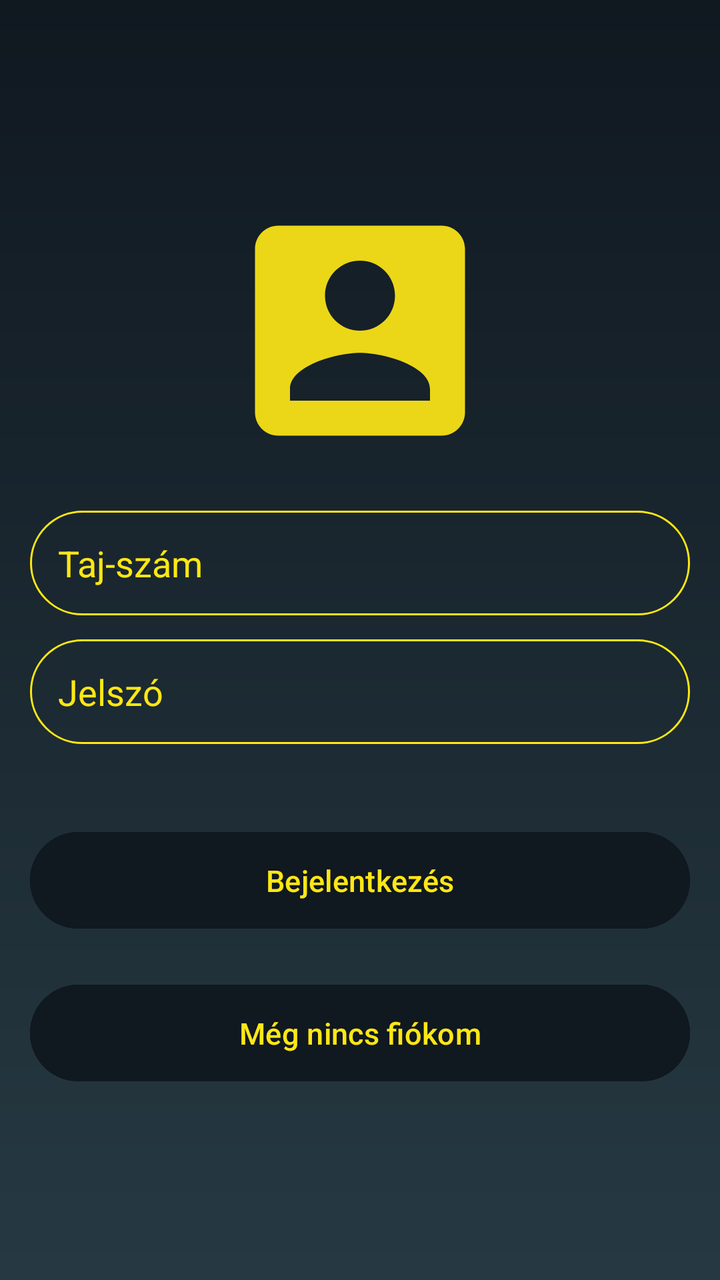
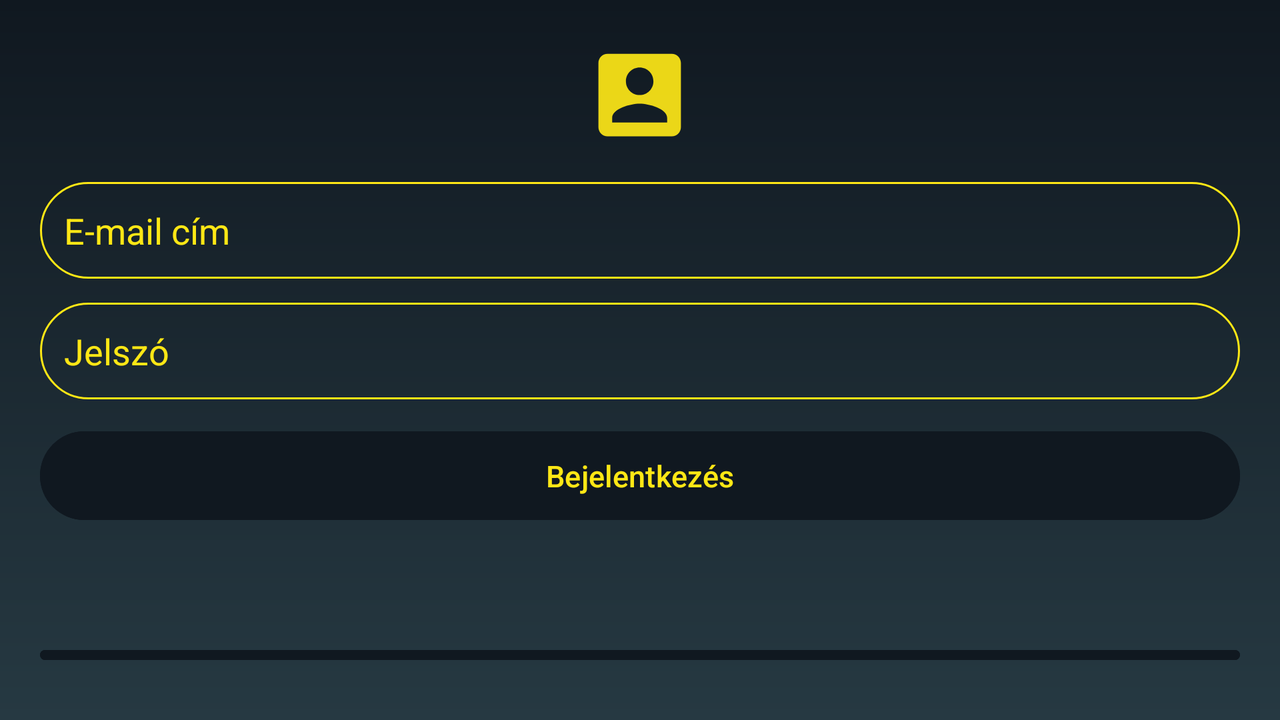

The same Android screen from two of the app's own layout files: first res/layout/ as a phone draws it, then the repository's variant for another configuration, drawn on a device whose configuration selects that folder. Both files follow.
<!-- AndroidManifest.xml: application theme Theme.AppointmentApp -->
<!-- res/layout/activity_login.xml -->
<?xml version="1.0" encoding="utf-8"?>
<RelativeLayout xmlns:android="http://schemas.android.com/apk/res/android"
    xmlns:app="http://schemas.android.com/apk/res-auto"
    xmlns:tools="http://schemas.android.com/tools"
    android:id="@+id/login"
    android:layout_width="match_parent"
    android:layout_height="match_parent"
    android:gravity="center"
    android:padding="15dp"
    android:background="@drawable/login_background"
    tools:context=".LoginActivity"
    >

    <LinearLayout
        android:layout_width="match_parent"
        android:layout_height="wrap_content"
        android:gravity="center"
        android:orientation="vertical">

        <ImageView
            android:layout_width="140dp"
            android:layout_height="140dp"
            android:src="@drawable/icon_account_box">
        </ImageView>

        <EditText
            android:layout_width="match_parent"
            android:layout_height="wrap_content"
            android:layout_marginTop="20dp"
            android:hint="@string/taj"
            android:textColor="@color/yellow"
            android:textColorHint="@color/yellow"
            android:background="@drawable/rounded_edit_text_bg"
            android:padding="14dp"
            android:inputType="text"
            android:id="@+id/logTajEditText">
        </EditText>

        <EditText
            android:layout_width="match_parent"
            android:layout_height="wrap_content"
            android:layout_marginTop="12dp"
            android:hint="@string/pass"
            android:textColor="@color/yellow"
            android:textColorHint="@color/yellow"
            android:background="@drawable/rounded_edit_text_bg"
            android:padding="14dp"
            android:inputType="textPassword"
            android:id="@+id/logPassEditText">
        </EditText>

        <Button
            android:layout_width="match_parent"
            android:layout_height="wrap_content"
            android:layout_marginTop="40dp"
            android:text="@string/login"
            android:textColor="@color/yellow"
            android:backgroundTint="@color/dark"
            android:padding="14dp"
            android:textSize="15sp"
            android:id="@+id/logButton"
            android:onClick="executeLog"
            >
        </Button>

        <Button
            android:layout_width="match_parent"
            android:layout_height="wrap_content"
            android:layout_marginTop="20dp"
            android:text="@string/goToReg"
            android:textColor="@color/yellow"
            android:backgroundTint="@color/dark"
            android:padding="14dp"
            android:textSize="15sp"
            android:id="@+id/goToRegButton"
            android:onClick="goToReg"
            >
        </Button>

    </LinearLayout>
</RelativeLayout>
<!-- resources referenced by this layout -->
<resources>
  <color name="dark">#101820</color>
  <color name="yellow">#FEE715</color>
  <!-- drawable icon_account_box (drawable) -->
  <vector xmlns:android="http://schemas.android.com/apk/res/android" android:alpha="0.92" android:height="100dp" android:tint="#FEE715" android:viewportHeight="24" android:viewportWidth="24" android:width="100dp">
        
      <path android:fillColor="@android:color/white" android:pathData="M3,5v14c0,1.1 0.89,2 2,2h14c1.1,0 2,-0.9 2,-2L21,5c0,-1.1 -0.9,-2 -2,-2L5,3c-1.11,0 -2,0.9 -2,2zM15,9c0,1.66 -1.34,3 -3,3s-3,-1.34 -3,-3 1.34,-3 3,-3 3,1.34 3,3zM6,17c0,-2 4,-3.1 6,-3.1s6,1.1 6,3.1v1L6,18v-1z"/>
      
  </vector>
  <!-- drawable login_background (drawable) -->
  <?xml version="1.0" encoding="utf-8"?>
  <shape xmlns:android="http://schemas.android.com/apk/res/android">
      <gradient
          android:type="linear"
          android:angle="100"
          android:startColor="#101820"
      android:endColor="#263942" />
  
      <LinearLayout
          android:layout_width="match_parent"
          android:layout_height="wrap_content"
          android:gravity="center"
          ></LinearLayout>
  
  
  </shape>
  <!-- drawable rounded_edit_text_bg (drawable) -->
  <?xml version="1.0" encoding="utf-8"?>
  <shape xmlns:android="http://schemas.android.com/apk/res/android"
      android:shape="rectangle">
      <corners android:radius="26dp"/>
      <stroke android:width="1dip" android:color="@color/yellow"/>
  
  </shape>
  <string name="goToReg">Még nincs fiókom</string>
  <string name="login">Bejelentkezés</string>
  <string name="pass">Jelszó</string>
  <string name="taj">Taj-szám</string>
  <style name="Theme.AppointmentApp" parent="Base.Theme.AppointmentApp" />
  <style name="Base.Theme.AppointmentApp" parent="Theme.Material3.DayNight.NoActionBar">
          
          
      </style>
</resources>
<!-- res/layout-land/activity_login.xml (the repository's variant of the layout above) -->
<!-- drawn on the phone turned sideways -->
<?xml version="1.0" encoding="utf-8"?>
<RelativeLayout xmlns:android="http://schemas.android.com/apk/res/android" xmlns:app="http://schemas.android.com/apk/res-auto" xmlns:tools="http://schemas.android.com/tools" android:id="@+id/login" android:layout_width="match_parent" android:layout_height="match_parent" android:gravity="center" android:padding="20dp" android:background="@drawable/login_background" tools:context=".activity.LoginActivity">

    <LinearLayout
        android:layout_width="1666dp"
        android:layout_height="1300dp"
        android:gravity="center"
        android:orientation="vertical">

        <ImageView
            android:layout_width="55dp"
            android:layout_height="55dp"
            android:layout_marginBottom="10dp"
            android:id="@+id/icon"
            android:src="@drawable/icon_account_box" />

        <EditText
            android:id="@+id/logEmailEditText"
            android:layout_width="match_parent"
            android:layout_height="wrap_content"
            android:layout_marginTop="6dp"
            android:layout_marginBottom="6dp"
            android:background="@drawable/rounded_edit_text_bg"
            android:hint="@string/email"
            android:inputType="textEmailAddress"
            android:padding="12dp"
            android:textColor="@color/yellow"
            android:textColorHint="@color/yellow" />


        <EditText
            android:id="@+id/logPassEditText"
            android:layout_width="match_parent"
            android:layout_height="wrap_content"
            android:layout_marginTop="6dp"
            android:layout_marginBottom="6dp"
            android:background="@drawable/rounded_edit_text_bg"
            android:hint="@string/pass"
            android:inputType="textPassword"
            android:padding="12dp"
            android:textColor="@color/yellow"
            android:textColorHint="@color/yellow" />

        <Button
            android:id="@+id/logButton"
            android:layout_width="match_parent"
            android:layout_height="wrap_content"
            android:layout_marginTop="6dp"
            android:layout_marginBottom="6dp"
            android:backgroundTint="@color/dark"
            android:onClick="executeLogButton"
            android:padding="12dp"
            android:text="@string/login"
            android:textColor="@color/yellow"
            android:textSize="15sp" />

        <ImageView
            android:layout_width="46dp"
            android:layout_height="45dp"
            android:clickable="true"
            android:onClick="googleLoginButton"
            android:src="@drawable/google_icon_logo">

        </ImageView>

        <Button
            android:id="@+id/goToRegButton"
            android:layout_width="match_parent"
            android:layout_height="wrap_content"
            android:layout_marginTop="6dp"
            android:layout_marginBottom="6dp"
            android:backgroundTint="@color/dark"
            android:onClick="goToReg"
            android:padding="12dp"
            android:text="@string/goToReg"
            android:textColor="@color/yellow"
            android:textSize="15sp" />
    </LinearLayout>
</RelativeLayout>
<!-- resources referenced by the variant -->
<!-- as the phone turned sideways resolves them -->
<resources>
  <color name="dark">#101820</color>
  <color name="yellow">#FEE715</color>
  <!-- drawable icon_account_box (drawable) -->
  <vector xmlns:android="http://schemas.android.com/apk/res/android" android:alpha="0.92" android:height="100dp" android:tint="#FEE715" android:viewportHeight="24" android:viewportWidth="24" android:width="100dp">
        
      <path android:fillColor="@android:color/white" android:pathData="M3,5v14c0,1.1 0.89,2 2,2h14c1.1,0 2,-0.9 2,-2L21,5c0,-1.1 -0.9,-2 -2,-2L5,3c-1.11,0 -2,0.9 -2,2zM15,9c0,1.66 -1.34,3 -3,3s-3,-1.34 -3,-3 1.34,-3 3,-3 3,1.34 3,3zM6,17c0,-2 4,-3.1 6,-3.1s6,1.1 6,3.1v1L6,18v-1z"/>
      
  </vector>
  <!-- drawable login_background (drawable) -->
  <?xml version="1.0" encoding="utf-8"?>
  <shape xmlns:android="http://schemas.android.com/apk/res/android">
      <gradient
          android:type="linear"
          android:angle="100"
          android:startColor="#101820"
      android:endColor="#263942" />
  
      <LinearLayout
          android:layout_width="match_parent"
          android:layout_height="wrap_content"
          android:gravity="center"
          ></LinearLayout>
  
  
  </shape>
  <!-- drawable rounded_edit_text_bg (drawable) -->
  <?xml version="1.0" encoding="utf-8"?>
  <shape xmlns:android="http://schemas.android.com/apk/res/android"
      android:shape="rectangle">
      <corners android:radius="26dp"/>
      <stroke android:width="1dip" android:color="@color/yellow"/>
  
  </shape>
  <string name="email">E-mail cím</string>
  <string name="goToReg">Még nincs fiókom</string>
  <string name="login">Bejelentkezés</string>
  <string name="pass">Jelszó</string>
  <style name="Theme.AppointmentApp" parent="Base.Theme.AppointmentApp" />
  <style name="Base.Theme.AppointmentApp" parent="Theme.Material3.DayNight.NoActionBar">
          
          
      </style>
</resources>
